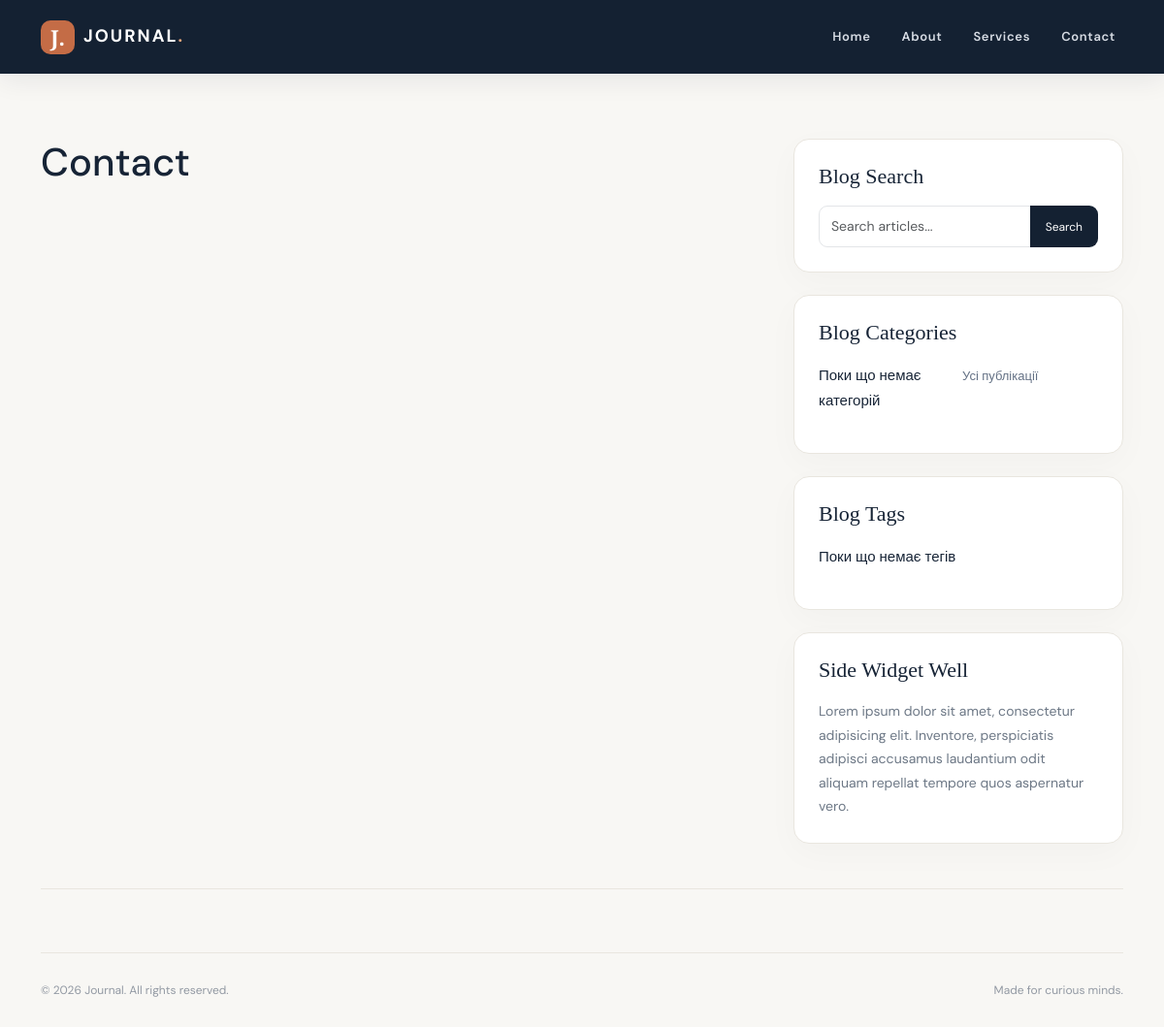
Page /contact/ on the earlier database version.
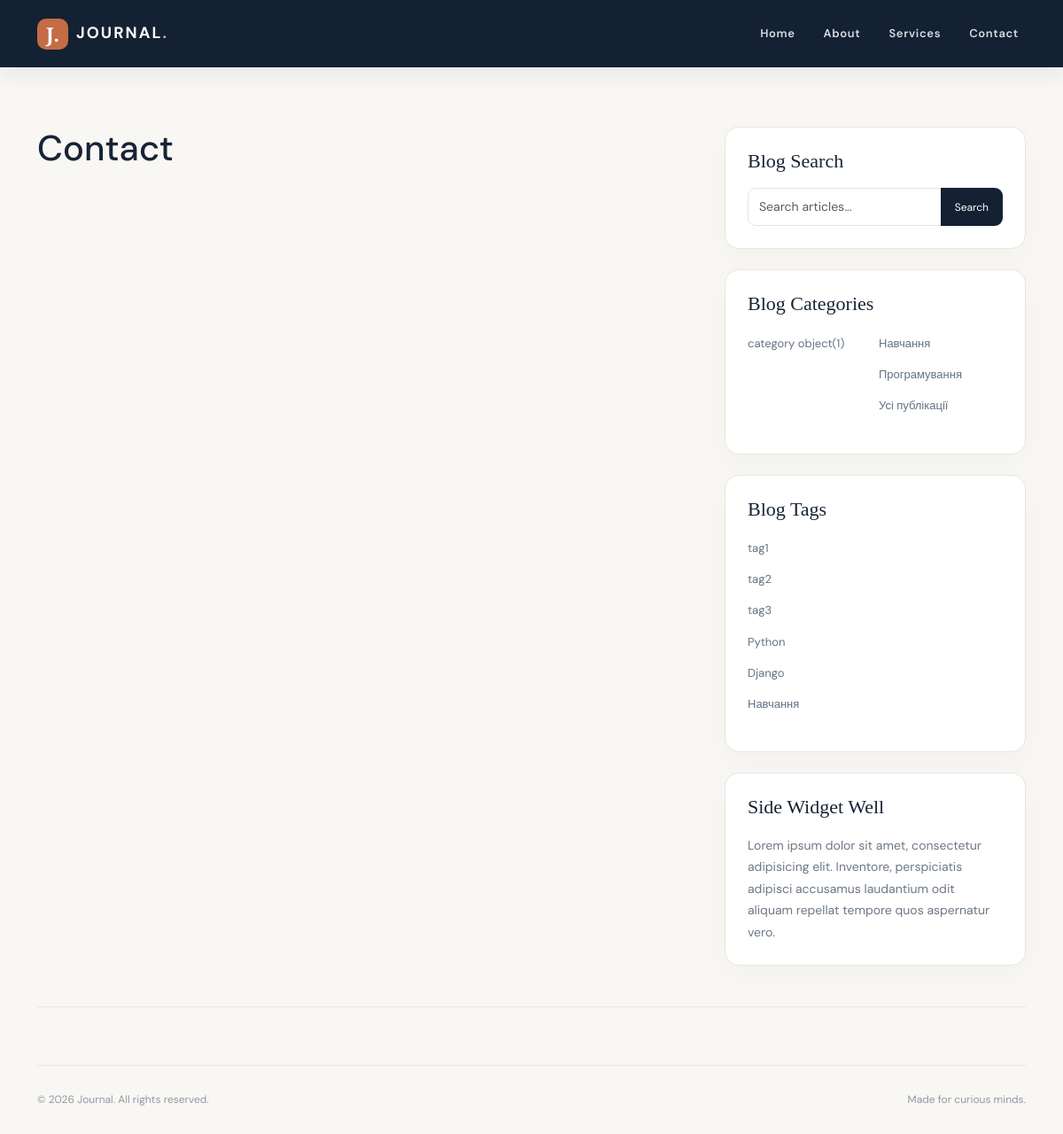
Same page on the later database version.
### blog/models.py (models this page shows, shortened)
class Category(models.Model):
    name = models.CharField(
        max_length=100,
        verbose_name="Назва",
    )
    slug = models.SlugField(
        max_length=200,
        unique=True,
        blank=True,
        null=True,
        allow_unicode=True,
        verbose_name="Слаг",
    )
    class Meta:
        ordering = ["name"]
        verbose_name = "Категорія"
        verbose_name_plural = "Категорії"

class Tag(models.Model):
    name = models.CharField(
        max_length=30,
        unique=True,
        verbose_name="Назва",
    )
    slug = models.SlugField(
        max_length=100,
        unique=True,
        blank=True,
        null=True,
        allow_unicode=True,
        verbose_name="Слаг",
    )
    class Meta:
        verbose_name = "Тег"
        verbose_name_plural = "Теги"

### blog/views.py (the view)
# urls.py: path('contact/', views.contact, name='contact'),
def contact(request):
    context = {
        'tags': Tag.objects.all(),
    }
    context.update(get_categories())
    return render(request, 'blog/contact.html', context)

### blog/views.py (called while the page is built)
def get_categories():
    categories = list(Category.objects.all())
    middle = len(categories) // 2
    first_half = categories[:middle]
    second_half = categories[middle:]
    return {
        'categories': first_half,
        'categories2': second_half,
    }

### templates/blog/contact.html
{% extends 'base.html' %}
{% block content %}
<h1>Contact</h1>
{% endblock %}

### templates/base.html (shortened to what this page needs)
<!DOCTYPE html>
<html lang="en">
<head>
    {% load static %}
    <link href="https://cdn.jsdelivr.net/npm/bootstrap@5.3.3/dist/css/bootstrap.min.css" rel="stylesheet"/>
    <link href="{% static 'blog/css/site.css' %}?v=full-images-20261103-2" rel="stylesheet"/>
</head>
<body>
{% include 'blog/navbar.html' %}
<div class="container page-container">
    <div class="row g-5">
        <div class="col-lg-8">{% block content %} {% endblock %} </div>
        <div class="col-lg-4">
            <div class="sidebar-card">
                <h4 class="sidebar-heading">Blog Search</h4>
                <div class="input-group">
                    <input aria-label="Search articles" class="form-control" placeholder="Search articles..."
                           type="text"/>
                    <button class="btn btn-search" type="button" onclick="searchPosts()">Search</button>
                </div>
            </div>
            <div class="sidebar-card">
                <h4 class="sidebar-heading">Blog Categories</h4>
                <div class="row g-2">
                    <div class="col-6">
                        <ul class="list-unstyled category-list">
                            {% for category in categories %}
                                <li><a href="{% url 'blog:index' %}?category={{ category.pk }}">{{ category.name }}</a></li>
                            {% empty %}
                                {% if not categories2 %}
                                    <li>Поки що немає категорій</li>
                                {% endif %}
                            {% endfor %}
                        </ul>
                    </div>
                    <div class="col-6">
                        <ul class="list-unstyled category-list">
                            {% for category in categories2 %}
                                <li><a href="{% url 'blog:index' %}?category={{ category.pk }}">{{ category.name }}</a></li>
                            {% endfor %}
                            <li><a href="{% url 'blog:index' %}">Усі публікації</a></li>
                        </ul>
                    </div>
                </div>
            </div>
            <div class="sidebar-card">
                <h4 class="sidebar-heading">Blog Tags</h4>
                <div class="row g-2">
                    <div class="col-12">
                        <ul class="list-unstyled category-list">
                            {% for tag in tags %}
                                <li><a href="{% url 'blog:index' %}?tag={{ tag.slug }}">{{ tag.name }}</a></li>
                            {% empty %}
                                <li>Поки що немає тегів</li>
                            {% endfor %}
                        </ul>
                    </div>
                </div>
            </div>
            <div class="sidebar-card">
                <h4 class="sidebar-heading">Side Widget Well</h4>
                <p>Lorem ipsum dolor sit amet, consectetur adipisicing elit. Inventore, perspiciatis adipisci accusamus
                    laudantium odit aliquam repellat tempore quos aspernatur vero.</p>
            </div>
        </div>
    </div>
    <hr class="soft-divider"/>
    <footer class="site-footer">
        <div class="d-flex flex-wrap justify-content-between gap-2">
            <span>© 2026 Journal. All rights reserved.</span><span>Made for curious minds.</span></div>
    </footer>
</div>
</body>
</html>

Differences in the rows shown:
added Category: name "category object(1)", shown under "Blog Categories"
added Category: name "Навчання"
added Category: name "Програмування"
added Tag: name "tag1"
added Tag: name "tag2"
added Tag: name "tag3"
added Tag: name "Python"
added Tag: name "Django"
added Tag: name "Навчання"
Other differences:
text no longer shown: "Поки що немає категорій Поки що немає тегів"
